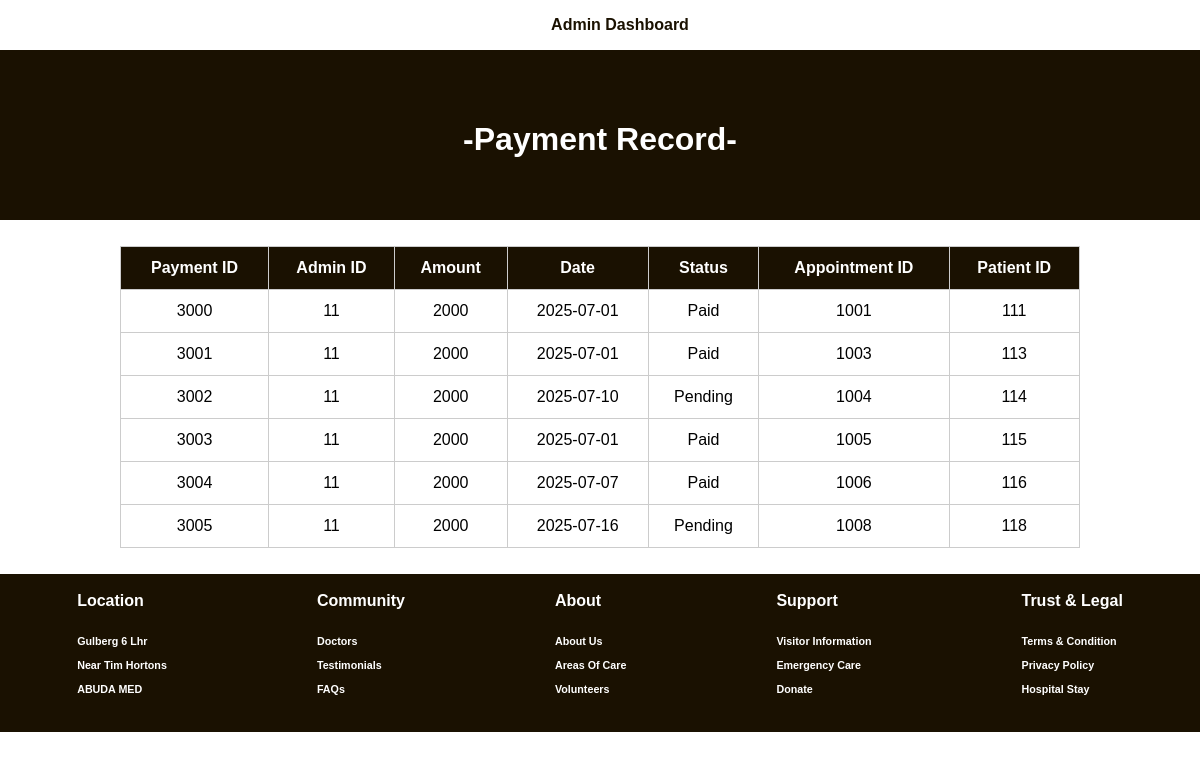
The page /AdPayments.php on the database its author committed.
### tables this page shows
CREATE TABLE `payment` (
  `PaymentID` int(11) NOT NULL,
  `AdminID` int(11) DEFAULT NULL,
  `Amount` int(11) DEFAULT NULL,
  `Date` date DEFAULT NULL,
  `Status` varchar(20) DEFAULT NULL,
  `AppointmentID` int(11) DEFAULT NULL,
  `PatientID` int(11) DEFAULT NULL
);

### AdPayments.php (the view, shortened to what this page needs)
        <?php
        include "connection.php";
        $sql = "SELECT * FROM payment";
        $result = $conn->query($sql);
        ?>
        <!DOCTYPE html>
        <html>
        <head>
        </head>
        <body>
        <nav>
            <ul style="display: flex; justify-content: center;">
                <li><a href="AdminDashboard.php" class="a">Admin Dashboard</a></li>
            </ul>
        </nav>
        <div class="top">
            <h1>-Payment Record-</h1>
        </div>
        <br><br>
        <?php
        if ($result->num_rows > 0) {
        echo "<table>
            <tr>
                <th>Payment ID</th>
                <th>Admin ID</th>
                <th>Amount</th>
                <th>Date</th>
                <th>Status</th>
                <th>Appointment ID</th>
                <th>Patient ID</th>
            </tr>";
        while ($row = $result->fetch_assoc()) {
        echo "<tr>
                <td>$row[PaymentID]</td>
                <td>$row[AdminID]</td>
                <td>$row[Amount]</td>
                <td>$row[Date]</td>
                <td>$row[Status]</td>
                <td>$row[AppointmentID]</td>
                <td>$row[PatientID]</td>
              </tr>";
    }
        echo "</table>";
}
    ?>
    <br><br>
  <div class="end">
		<div><br><b>Location</b><br><h6>Gulberg 6 Lhr<br><br>Near Tim Hortons<br><br>ABUDA MED</h6></div>
	    <div><br><b>Community</b><br><h6>Doctors<br><br>Testimonials<br><br>FAQs</h6></div>
	    <div><br><b>About</b><br><h6>About Us<br><br>Areas Of Care<br><br>Volunteers</h6></div>
	    <div><br><b>Support</b><br><h6>Visitor Information<br><br>Emergency Care<br><br>Donate<br><br></h6></div>
	    <div><br><b>Trust & Legal</b><br><h6>Terms & Condition<br><br>Privacy Policy<br><br>Hospital Stay</h6></div>
	</div>
</body>
</html>

### AdPayments.php (style rules this page uses)
body { font-family: Arial; margin: 0; padding: 0; background-color: white; }
nav { background: white; margin: -20px; }
a { font-weight: bold; text-decoration: none; text-align: center; color: #1a1101; margin: 20px; }
nav ul li { list-style: none; margin: 20px; }
.top { text-align: center; background-color: #1a1101; color: white; margin: -10px; height: 70px; padding: 50px; }
table { width: 80%; border-collapse: collapse; margin: auto; }
th, td { border: 1px solid #ccc; padding: 12px; text-align: center; }
th { background-color: #1a1101; color: white; }
.end { background-color: #1a1101; color: white; margin: -10px; display: flex; gap: 150px; justify-content: center; }

### rows shown on the page
payment: PaymentID "3000", AdminID "11", Amount "2000", Date "2025-07-01", Status "Paid", AppointmentID "1001", PatientID "111"
payment: PaymentID "3001", AdminID "11", Amount "2000", Date "2025-07-01", Status "Paid", AppointmentID "1003", PatientID "113"
payment: PaymentID "3002", AdminID "11", Amount "2000", Date "2025-07-10", Status "Pending", AppointmentID "1004", PatientID "114"
payment: PaymentID "3003", AdminID "11", Amount "2000", Date "2025-07-01", Status "Paid", AppointmentID "1005", PatientID "115"
payment: PaymentID "3004", AdminID "11", Amount "2000", Date "2025-07-07", Status "Paid", AppointmentID "1006", PatientID "116"
payment: PaymentID "3005", AdminID "11", Amount "2000", Date "2025-07-16", Status "Pending", AppointmentID "1008", PatientID "118"
